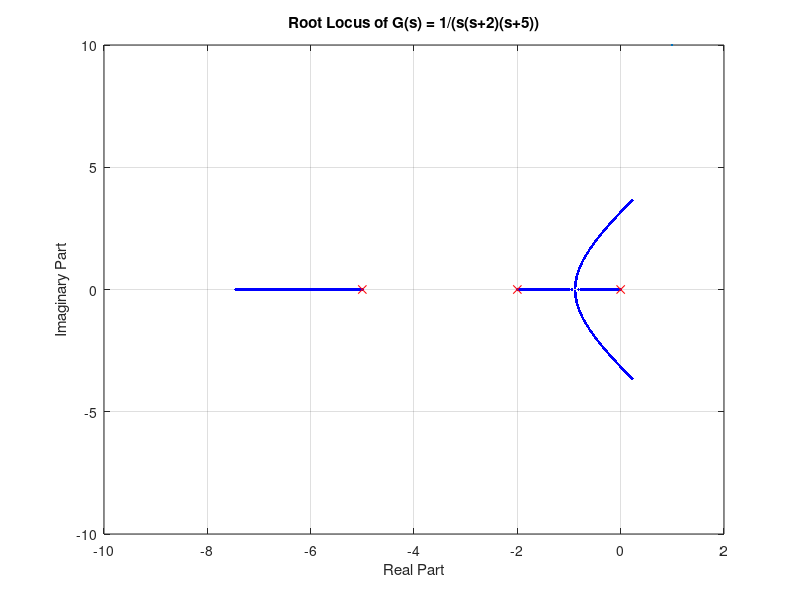
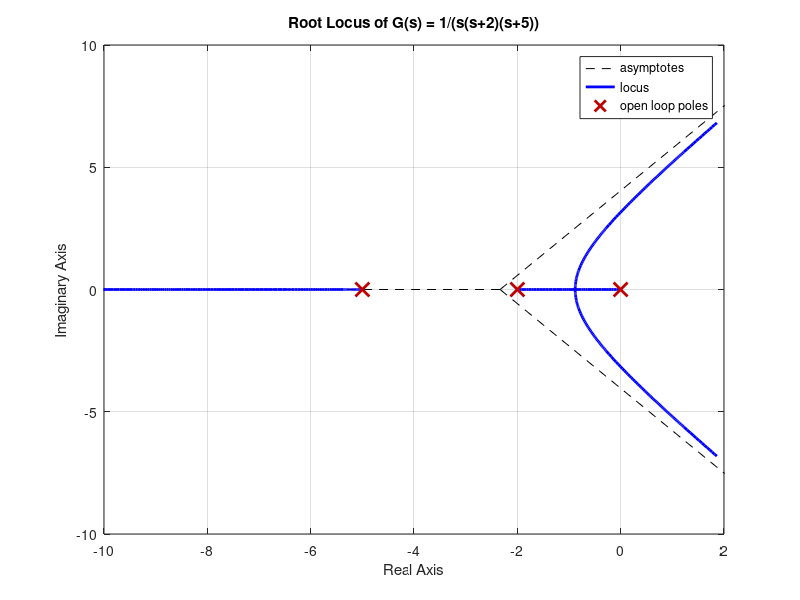

Source code (MATLAB) for these figures, in order:
%% Lab 5 Root Locus and System Response



K_max = 100; % Not sure if this should be 100 or 1000
             % 100 matches the plot better, but the step 2 asks for 1000
             
res = 25; % Very high but improves the plot near where the roots go from
          % purely real to complex

root_locus = zeros([3,res*K_max]);
K = linspace(0,K_max,res*K_max);


for i = 1:res*K_max
    
    poly = [1, 7, 10, K(i)];

    root_locus(:,i) = roots(poly);

end

% Open Loop Roots
open_loop_poly = [1, 7, 10, 0];
open_loop_roots = roots(open_loop_poly);

plot(real(root_locus), imag(root_locus), 'b.');
grid on;
hold on;
plot(real(open_loop_roots),imag(open_loop_roots),'rx', MarkerSize=10);
hold off;
title('Root Locus of G(s) = 1/(s(s+2)(s+5))');
xlabel('Real Part');
ylabel('Imaginary Part');
xlim([-10 2]);
ylim([-10 10]);

%% Using 'rlocus'

plant_den = [1, 7, 10, 0];
plant_tf = tf(1, plant_den);
% closed_loop_tf = feedback(plant_tf, 1);

figure;
rlocus(plant_tf);
grid on;
xlim([-10 2]);
ylim([-10 10])
title('Root Locus of G(s) = 1/(s(s+2)(s+5))')
